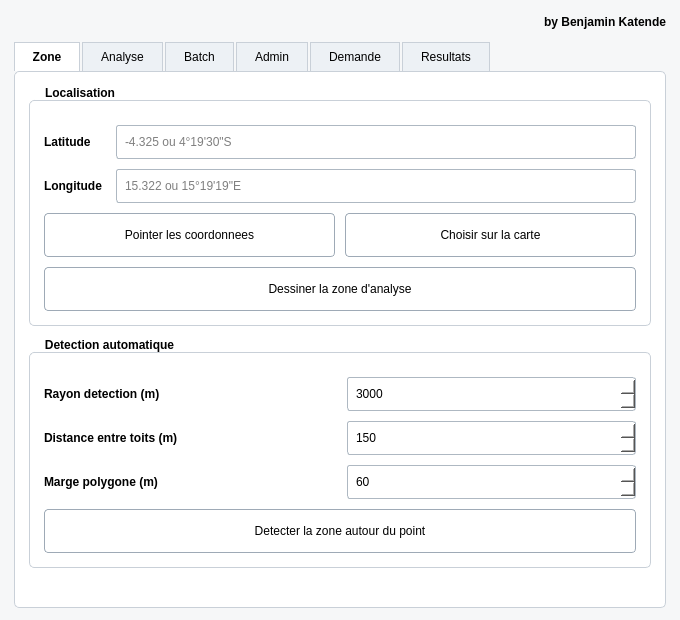
<?xml version="1.0" encoding="UTF-8"?>
<ui version="4.0">
 <class>ToitAnalyzerRDCDialogBase</class>
 <widget class="QDialog" name="ToitAnalyzerRDCDialogBase">
  <property name="geometry">
   <rect>
    <x>0</x>
    <y>0</y>
    <width>680</width>
    <height>620</height>
   </rect>
  </property>
  <property name="minimumSize">
   <size>
    <width>620</width>
    <height>560</height>
   </size>
  </property>
  <property name="windowTitle">
   <string>Toit Analyzer RDC</string>
  </property>
  <property name="styleSheet">
   <string notr="true">QDialog {
    background: #f6f7f8;
}
QTabWidget::pane {
    border: 1px solid #c9d0d8;
    border-radius: 5px;
    background: #ffffff;
}
QTabBar::tab {
    background: #edf1f5;
    border: 1px solid #c9d0d8;
    border-bottom: none;
    padding: 7px 18px;
    margin-right: 2px;
}
QTabBar::tab:selected {
    background: #ffffff;
    font-weight: 600;
}
QGroupBox {
    border: 1px solid #c9d0d8;
    border-radius: 5px;
    margin-top: 14px;
    padding-top: 10px;
    font-weight: 600;
}
QGroupBox::title {
    subcontrol-origin: margin;
    left: 10px;
    padding: 0 4px;
}
QLabel {
    font-weight: 500;
}
QLineEdit, QSpinBox, QDoubleSpinBox, QPlainTextEdit {
    background: #ffffff;
    border: 1px solid #aeb8c2;
    border-radius: 3px;
    padding: 4px 6px;
    min-height: 24px;
}
QPushButton {
    border: 1px solid #9eaab6;
    border-radius: 4px;
    background: #ffffff;
    padding: 7px 12px;
    min-height: 28px;
}
QPushButton:hover {
    background: #eef5ff;
    border-color: #6d9fd2;
}
QProgressBar {
    border: 1px solid #aeb8c2;
    border-radius: 3px;
    background: #ffffff;
    text-align: center;
    min-height: 24px;
}</string>
  </property>
  <layout class="QVBoxLayout" name="verticalLayout">
   <property name="spacing">
    <number>10</number>
   </property>
   <property name="leftMargin">
    <number>14</number>
   </property>
   <property name="topMargin">
    <number>12</number>
   </property>
   <property name="rightMargin">
    <number>14</number>
   </property>
   <property name="bottomMargin">
    <number>12</number>
   </property>
   <item>
    <layout class="QHBoxLayout" name="layout_header">
     <item>
      <widget class="QLabel" name="label_titre">
       <property name="text">
        <string/>
       </property>
      </widget>
     </item>
     <item>
      <spacer name="header_spacer">
       <property name="orientation">
        <enum>Qt::Horizontal</enum>
       </property>
       <property name="sizeHint" stdset="0">
        <size>
         <width>40</width>
         <height>20</height>
        </size>
       </property>
      </spacer>
     </item>
     <item>
      <widget class="QLabel" name="label_auteur">
       <property name="text">
        <string>by Benjamin Katende</string>
       </property>
       <property name="alignment">
        <set>Qt::AlignRight|Qt::AlignVCenter</set>
       </property>
      </widget>
     </item>
    </layout>
   </item>
   <item>
    <widget class="QTabWidget" name="tabs_principaux">
     <property name="currentIndex">
      <number>0</number>
     </property>
     <widget class="QWidget" name="tab_zone">
      <attribute name="title">
       <string>Zone</string>
      </attribute>
      <layout class="QVBoxLayout" name="layout_tab_zone">
       <property name="spacing">
        <number>12</number>
       </property>
       <property name="leftMargin">
        <number>14</number>
       </property>
       <property name="topMargin">
        <number>14</number>
       </property>
       <property name="rightMargin">
        <number>14</number>
       </property>
       <property name="bottomMargin">
        <number>14</number>
       </property>
       <item>
        <widget class="QGroupBox" name="group_localisation">
         <property name="title">
          <string>Localisation</string>
         </property>
         <layout class="QGridLayout" name="gridLayout">
          <property name="leftMargin">
           <number>14</number>
          </property>
          <property name="topMargin">
           <number>14</number>
          </property>
          <property name="rightMargin">
           <number>14</number>
          </property>
          <property name="bottomMargin">
           <number>14</number>
          </property>
          <property name="horizontalSpacing">
           <number>14</number>
          </property>
          <property name="verticalSpacing">
           <number>10</number>
          </property>
          <item row="0" column="0">
           <widget class="QLabel" name="label_latitude">
            <property name="text">
             <string>Latitude</string>
            </property>
           </widget>
          </item>
          <item row="0" column="1">
           <widget class="QLineEdit" name="input_latitude">
            <property name="placeholderText">
             <string>-4.325 ou 4°19'30&quot;S</string>
            </property>
            <property name="toolTip">
             <string>Formats acceptes: -4.325, 4°19.5'S, 4°19'30&quot;S, 4 19 30 S</string>
            </property>
           </widget>
          </item>
          <item row="1" column="0">
           <widget class="QLabel" name="label_longitude">
            <property name="text">
             <string>Longitude</string>
            </property>
           </widget>
          </item>
          <item row="1" column="1">
           <widget class="QLineEdit" name="input_longitude">
            <property name="placeholderText">
             <string>15.322 ou 15°19'19&quot;E</string>
            </property>
            <property name="toolTip">
             <string>Formats acceptes: 15.322, 15°19.32'E, 15°19'19&quot;E, 15 19 19 E</string>
            </property>
           </widget>
          </item>
          <item row="2" column="0" colspan="2">
           <layout class="QHBoxLayout" name="layout_zone_buttons">
            <property name="spacing">
             <number>10</number>
            </property>
            <item>
             <widget class="QPushButton" name="btn_pointer_coordonnees">
              <property name="text">
               <string>Pointer les coordonnees</string>
              </property>
             </widget>
            </item>
            <item>
             <widget class="QPushButton" name="btn_pick_point">
              <property name="text">
               <string>Choisir sur la carte</string>
              </property>
             </widget>
            </item>
           </layout>
          </item>
          <item row="3" column="0" colspan="2">
           <widget class="QPushButton" name="btn_creer_zone">
            <property name="text">
             <string>Dessiner la zone d'analyse</string>
            </property>
           </widget>
          </item>
         </layout>
        </widget>
       </item>
       <item>
        <widget class="QGroupBox" name="group_detection">
         <property name="title">
          <string>Detection automatique</string>
         </property>
         <layout class="QGridLayout" name="gridLayout_detection">
          <property name="leftMargin">
           <number>14</number>
          </property>
          <property name="topMargin">
           <number>14</number>
          </property>
          <property name="rightMargin">
           <number>14</number>
          </property>
          <property name="bottomMargin">
           <number>14</number>
          </property>
          <property name="horizontalSpacing">
           <number>14</number>
          </property>
          <property name="verticalSpacing">
           <number>10</number>
          </property>
          <item row="0" column="0">
           <widget class="QLabel" name="label_rayon_detection">
            <property name="text">
             <string>Rayon detection (m)</string>
            </property>
           </widget>
          </item>
          <item row="0" column="1">
           <widget class="QSpinBox" name="input_rayon_detection">
            <property name="minimum">
             <number>200</number>
            </property>
            <property name="maximum">
             <number>20000</number>
            </property>
            <property name="singleStep">
             <number>250</number>
            </property>
            <property name="value">
             <number>3000</number>
            </property>
           </widget>
          </item>
          <item row="1" column="0">
           <widget class="QLabel" name="label_distance_detection">
            <property name="text">
             <string>Distance entre toits (m)</string>
            </property>
           </widget>
          </item>
          <item row="1" column="1">
           <widget class="QSpinBox" name="input_distance_detection">
            <property name="minimum">
             <number>20</number>
            </property>
            <property name="maximum">
             <number>1000</number>
            </property>
            <property name="singleStep">
             <number>10</number>
            </property>
            <property name="value">
             <number>150</number>
            </property>
           </widget>
          </item>
          <item row="2" column="0">
           <widget class="QLabel" name="label_marge_detection">
            <property name="text">
             <string>Marge polygone (m)</string>
            </property>
           </widget>
          </item>
          <item row="2" column="1">
           <widget class="QSpinBox" name="input_marge_detection">
            <property name="minimum">
             <number>0</number>
            </property>
            <property name="maximum">
             <number>500</number>
            </property>
            <property name="singleStep">
             <number>10</number>
            </property>
            <property name="value">
             <number>60</number>
            </property>
           </widget>
          </item>
          <item row="3" column="0" colspan="2">
           <widget class="QPushButton" name="btn_detecter_zone">
            <property name="text">
             <string>Detecter la zone autour du point</string>
            </property>
           </widget>
          </item>
         </layout>
        </widget>
       </item>
       <item>
        <spacer name="zone_bottom_spacer">
         <property name="orientation">
          <enum>Qt::Vertical</enum>
         </property>
         <property name="sizeHint" stdset="0">
          <size>
           <width>20</width>
           <height>40</height>
          </size>
         </property>
        </spacer>
       </item>
      </layout>
     </widget>
     <widget class="QWidget" name="tab_analyse">
      <attribute name="title">
       <string>Analyse</string>
      </attribute>
      <layout class="QVBoxLayout" name="layout_tab_analyse">
       <property name="spacing">
        <number>12</number>
       </property>
       <property name="leftMargin">
        <number>14</number>
       </property>
       <property name="topMargin">
        <number>14</number>
       </property>
       <property name="rightMargin">
        <number>14</number>
       </property>
       <property name="bottomMargin">
        <number>14</number>
       </property>
       <item>
        <widget class="QGroupBox" name="group_donnees">
         <property name="title">
          <string>Donnees et comptage</string>
         </property>
         <layout class="QGridLayout" name="gridLayout_2">
          <property name="leftMargin">
           <number>14</number>
          </property>
          <property name="topMargin">
           <number>14</number>
          </property>
          <property name="rightMargin">
           <number>14</number>
          </property>
          <property name="bottomMargin">
           <number>14</number>
          </property>
          <property name="horizontalSpacing">
           <number>14</number>
          </property>
          <property name="verticalSpacing">
           <number>10</number>
          </property>
          <item row="0" column="0">
           <widget class="QLabel" name="label_confidence">
            <property name="text">
             <string>Confiance min. Open Buildings</string>
            </property>
           </widget>
          </item>
          <item row="0" column="1">
           <widget class="QDoubleSpinBox" name="input_confidence">
            <property name="decimals">
             <number>2</number>
            </property>
            <property name="minimum">
             <double>0.650000000000000</double>
            </property>
            <property name="maximum">
             <double>1.000000000000000</double>
            </property>
            <property name="singleStep">
             <double>0.050000000000000</double>
            </property>
            <property name="value">
             <double>0.650000000000000</double>
            </property>
           </widget>
          </item>
          <item row="1" column="0" colspan="2">
           <widget class="QPushButton" name="btn_analyser">
            <property name="text">
             <string>Lancer le comptage</string>
            </property>
           </widget>
          </item>
         </layout>
        </widget>
       </item>
       <item>
        <widget class="QGroupBox" name="group_estimations">
         <property name="title">
          <string>Estimations</string>
         </property>
         <layout class="QGridLayout" name="gridLayout_3">
          <property name="leftMargin">
           <number>14</number>
          </property>
          <property name="topMargin">
           <number>14</number>
          </property>
          <property name="rightMargin">
           <number>14</number>
          </property>
          <property name="bottomMargin">
           <number>14</number>
          </property>
          <property name="horizontalSpacing">
           <number>14</number>
          </property>
          <property name="verticalSpacing">
           <number>10</number>
          </property>
          <item row="0" column="0">
           <widget class="QLabel" name="label_menage_par_toit">
            <property name="text">
             <string>Menages par toit</string>
            </property>
           </widget>
          </item>
          <item row="0" column="1">
           <widget class="QDoubleSpinBox" name="input_menage_par_toit">
            <property name="decimals">
             <number>2</number>
            </property>
            <property name="minimum">
             <double>0.000000000000000</double>
            </property>
            <property name="maximum">
             <double>20.000000000000000</double>
            </property>
            <property name="singleStep">
             <double>0.100000000000000</double>
            </property>
            <property name="value">
             <double>1.000000000000000</double>
            </property>
           </widget>
          </item>
          <item row="1" column="0">
           <widget class="QLabel" name="label_personnes_menage">
            <property name="text">
             <string>Personnes par menage</string>
            </property>
           </widget>
          </item>
          <item row="1" column="1">
           <widget class="QDoubleSpinBox" name="input_personnes_menage">
            <property name="decimals">
             <number>2</number>
            </property>
            <property name="minimum">
             <double>0.000000000000000</double>
            </property>
            <property name="maximum">
             <double>30.000000000000000</double>
            </property>
            <property name="singleStep">
             <double>0.100000000000000</double>
            </property>
            <property name="value">
             <double>5.000000000000000</double>
            </property>
           </widget>
          </item>
         </layout>
        </widget>
       </item>
       <item>
        <widget class="QGroupBox" name="group_correction">
         <property name="title">
          <string>Corrections manuelles</string>
         </property>
         <layout class="QHBoxLayout" name="horizontalLayout">
          <property name="leftMargin">
           <number>14</number>
          </property>
          <property name="topMargin">
           <number>14</number>
          </property>
          <property name="rightMargin">
           <number>14</number>
          </property>
          <property name="bottomMargin">
           <number>14</number>
          </property>
          <property name="spacing">
           <number>12</number>
          </property>
          <item>
           <widget class="QPushButton" name="btn_editer">
            <property name="text">
             <string>Editer les toits</string>
            </property>
           </widget>
          </item>
          <item>
           <widget class="QPushButton" name="btn_stop_editer">
            <property name="text">
             <string>Sauver et recalculer</string>
            </property>
           </widget>
          </item>
         </layout>
        </widget>
       </item>
       <item>
        <widget class="QGroupBox" name="group_export">
         <property name="title">
          <string>Export</string>
         </property>
         <layout class="QHBoxLayout" name="horizontalLayout_2">
          <property name="leftMargin">
           <number>14</number>
          </property>
          <property name="topMargin">
           <number>14</number>
          </property>
          <property name="rightMargin">
           <number>14</number>
          </property>
          <property name="bottomMargin">
           <number>14</number>
          </property>
          <property name="spacing">
           <number>12</number>
          </property>
          <item>
           <widget class="QPushButton" name="btn_export_gpkg">
            <property name="text">
             <string>GeoPackage</string>
            </property>
           </widget>
          </item>
          <item>
           <widget class="QPushButton" name="btn_export_csv">
            <property name="text">
             <string>CSV statistiques</string>
            </property>
           </widget>
          </item>
         </layout>
        </widget>
       </item>
       <item>
        <spacer name="analyse_bottom_spacer">
         <property name="orientation">
          <enum>Qt::Vertical</enum>
         </property>
         <property name="sizeHint" stdset="0">
          <size>
           <width>20</width>
           <height>40</height>
          </size>
         </property>
        </spacer>
       </item>
      </layout>
     </widget>
     <widget class="QWidget" name="tab_batch">
      <attribute name="title">
       <string>Batch</string>
      </attribute>
      <layout class="QVBoxLayout" name="layout_tab_batch">
       <property name="spacing">
        <number>12</number>
       </property>
       <property name="leftMargin">
        <number>14</number>
       </property>
       <property name="topMargin">
        <number>14</number>
       </property>
       <property name="rightMargin">
        <number>14</number>
       </property>
       <property name="bottomMargin">
        <number>14</number>
       </property>
       <item>
        <widget class="QGroupBox" name="group_batch_import">
         <property name="title">
          <string>Import des zones</string>
         </property>
         <layout class="QGridLayout" name="gridLayout_batch_import">
          <property name="leftMargin">
           <number>14</number>
          </property>
          <property name="topMargin">
           <number>14</number>
          </property>
          <property name="rightMargin">
           <number>14</number>
          </property>
          <property name="bottomMargin">
           <number>14</number>
          </property>
          <property name="horizontalSpacing">
           <number>14</number>
          </property>
          <property name="verticalSpacing">
           <number>10</number>
          </property>
          <item row="0" column="0">
           <widget class="QPushButton" name="btn_import_batch">
            <property name="text">
             <string>Importer Excel ou CSV</string>
            </property>
           </widget>
          </item>
          <item row="0" column="1">
           <widget class="QLabel" name="label_batch_file">
            <property name="text">
             <string>Aucun fichier importe</string>
            </property>
           </widget>
          </item>
          <item row="1" column="0" colspan="2">
           <widget class="QLabel" name="label_batch_count">
            <property name="text">
             <string>Colonnes attendues: nom_zone, latitude, longitude</string>
            </property>
           </widget>
          </item>
         </layout>
        </widget>
       </item>
       <item>
        <widget class="QGroupBox" name="group_batch_traitement">
         <property name="title">
          <string>Traitement automatique</string>
         </property>
         <layout class="QVBoxLayout" name="verticalLayout_batch_traitement">
          <property name="leftMargin">
           <number>14</number>
          </property>
          <property name="topMargin">
           <number>14</number>
          </property>
          <property name="rightMargin">
           <number>14</number>
          </property>
          <property name="bottomMargin">
           <number>14</number>
          </property>
          <property name="spacing">
           <number>10</number>
          </property>
          <item>
           <widget class="QPushButton" name="btn_lancer_batch">
            <property name="text">
             <string>Lancer l'analyse par lots</string>
            </property>
           </widget>
          </item>
          <item>
           <widget class="QPushButton" name="btn_export_batch_csv">
            <property name="text">
             <string>Exporter les resultats batch en CSV</string>
            </property>
           </widget>
          </item>
         </layout>
        </widget>
       </item>
       <item>
        <widget class="QGroupBox" name="group_batch_journal">
         <property name="title">
          <string>Journal batch</string>
         </property>
         <layout class="QVBoxLayout" name="verticalLayout_batch_journal">
          <property name="leftMargin">
           <number>14</number>
          </property>
          <property name="topMargin">
           <number>14</number>
          </property>
          <property name="rightMargin">
           <number>14</number>
          </property>
          <property name="bottomMargin">
           <number>14</number>
          </property>
          <item>
           <widget class="QPlainTextEdit" name="label_batch_resultat">
            <property name="readOnly">
             <bool>true</bool>
            </property>
            <property name="minimumSize">
             <size>
              <width>0</width>
              <height>160</height>
             </size>
            </property>
            <property name="plainText">
             <string>Aucun traitement batch lance.</string>
            </property>
           </widget>
          </item>
         </layout>
        </widget>
       </item>
      </layout>
     </widget>
     <widget class="QWidget" name="tab_admin">
      <attribute name="title">
       <string>Admin</string>
      </attribute>
      <layout class="QVBoxLayout" name="layout_tab_admin">
       <property name="spacing">
        <number>12</number>
       </property>
       <property name="leftMargin">
        <number>14</number>
       </property>
       <property name="topMargin">
        <number>14</number>
       </property>
       <property name="rightMargin">
        <number>14</number>
       </property>
       <property name="bottomMargin">
        <number>14</number>
       </property>
       <item>
        <widget class="QGroupBox" name="group_admin_source">
         <property name="title">
          <string>Limites administratives</string>
         </property>
         <layout class="QGridLayout" name="gridLayout_admin_source">
          <property name="leftMargin">
           <number>14</number>
          </property>
          <property name="topMargin">
           <number>14</number>
          </property>
          <property name="rightMargin">
           <number>14</number>
          </property>
          <property name="bottomMargin">
           <number>14</number>
          </property>
          <property name="horizontalSpacing">
           <number>14</number>
          </property>
          <property name="verticalSpacing">
           <number>10</number>
          </property>
          <item row="0" column="0">
           <widget class="QPushButton" name="btn_charger_admin">
            <property name="text">
             <string>Charger un GeoJSON admin</string>
            </property>
           </widget>
          </item>
          <item row="0" column="1">
           <widget class="QLabel" name="label_admin_file">
            <property name="text">
             <string>Aucun fichier charge</string>
            </property>
           </widget>
          </item>
          <item row="1" column="0" colspan="2">
           <widget class="QLabel" name="label_admin_count">
            <property name="text">
             <string>Chargez admin1, admin2 ou admin3 puis lancez l'analyse.</string>
            </property>
           </widget>
          </item>
         </layout>
        </widget>
       </item>
       <item>
        <widget class="QGroupBox" name="group_admin_analyse">
         <property name="title">
          <string>Analyse des polygones</string>
         </property>
         <layout class="QVBoxLayout" name="verticalLayout_admin_analyse">
          <property name="leftMargin">
           <number>14</number>
          </property>
          <property name="topMargin">
           <number>14</number>
          </property>
          <property name="rightMargin">
           <number>14</number>
          </property>
          <property name="bottomMargin">
           <number>14</number>
          </property>
          <property name="spacing">
           <number>10</number>
          </property>
          <item>
           <widget class="QPushButton" name="btn_analyser_admin_selection">
            <property name="text">
             <string>Analyser les polygones selectionnes</string>
            </property>
           </widget>
          </item>
          <item>
           <widget class="QPushButton" name="btn_analyser_admin_tous">
            <property name="text">
             <string>Analyser tous les polygones charges</string>
            </property>
           </widget>
          </item>
          <item>
           <widget class="QPushButton" name="btn_export_admin_xlsx">
            <property name="text">
             <string>Exporter le tableau admin en Excel</string>
            </property>
           </widget>
          </item>
         </layout>
        </widget>
       </item>
       <item>
        <widget class="QGroupBox" name="group_admin_journal">
         <property name="title">
          <string>Journal admin</string>
         </property>
         <layout class="QVBoxLayout" name="verticalLayout_admin_journal">
          <property name="leftMargin">
           <number>14</number>
          </property>
          <property name="topMargin">
           <number>14</number>
          </property>
          <property name="rightMargin">
           <number>14</number>
          </property>
          <property name="bottomMargin">
           <number>14</number>
          </property>
          <item>
           <widget class="QPlainTextEdit" name="label_admin_resultat">
            <property name="readOnly">
             <bool>true</bool>
            </property>
            <property name="minimumSize">
             <size>
              <width>0</width>
              <height>160</height>
             </size>
            </property>
            <property name="plainText">
             <string>Aucune analyse administrative lancee.</string>
            </property>
           </widget>
          </item>
         </layout>
        </widget>
       </item>
      </layout>
     </widget>
     <widget class="QWidget" name="tab_demande">
      <attribute name="title">
       <string>Demande</string>
      </attribute>
      <layout class="QVBoxLayout" name="layout_tab_demande">
       <property name="spacing">
        <number>12</number>
       </property>
       <property name="leftMargin">
        <number>14</number>
       </property>
       <property name="topMargin">
        <number>14</number>
       </property>
       <property name="rightMargin">
        <number>14</number>
       </property>
       <property name="bottomMargin">
        <number>14</number>
       </property>
      </layout>
     </widget>
     <widget class="QWidget" name="tab_resultats">
      <attribute name="title">
       <string>Resultats</string>
      </attribute>
      <layout class="QVBoxLayout" name="layout_tab_resultats">
       <property name="spacing">
        <number>12</number>
       </property>
       <property name="leftMargin">
        <number>14</number>
       </property>
       <property name="topMargin">
        <number>14</number>
       </property>
       <property name="rightMargin">
        <number>14</number>
       </property>
       <property name="bottomMargin">
        <number>14</number>
       </property>
       <item>
        <widget class="QGroupBox" name="group_resultats">
         <property name="title">
          <string>Resultats</string>
         </property>
         <layout class="QVBoxLayout" name="verticalLayout_2">
          <property name="leftMargin">
           <number>14</number>
          </property>
          <property name="topMargin">
           <number>14</number>
          </property>
          <property name="rightMargin">
           <number>14</number>
          </property>
          <property name="bottomMargin">
           <number>14</number>
          </property>
          <property name="spacing">
           <number>10</number>
          </property>
          <item>
           <widget class="QProgressBar" name="progress_chargement">
            <property name="value">
             <number>0</number>
            </property>
            <property name="format">
             <string>%p%</string>
            </property>
           </widget>
          </item>
          <item>
           <widget class="QPlainTextEdit" name="label_resultat">
            <property name="readOnly">
             <bool>true</bool>
            </property>
            <property name="minimumSize">
             <size>
              <width>0</width>
              <height>360</height>
             </size>
            </property>
            <property name="plainText">
             <string>Pret.</string>
            </property>
           </widget>
          </item>
         </layout>
        </widget>
       </item>
      </layout>
     </widget>
    </widget>
   </item>
  </layout>
 </widget>
 <resources/>
 <connections/>
</ui>
